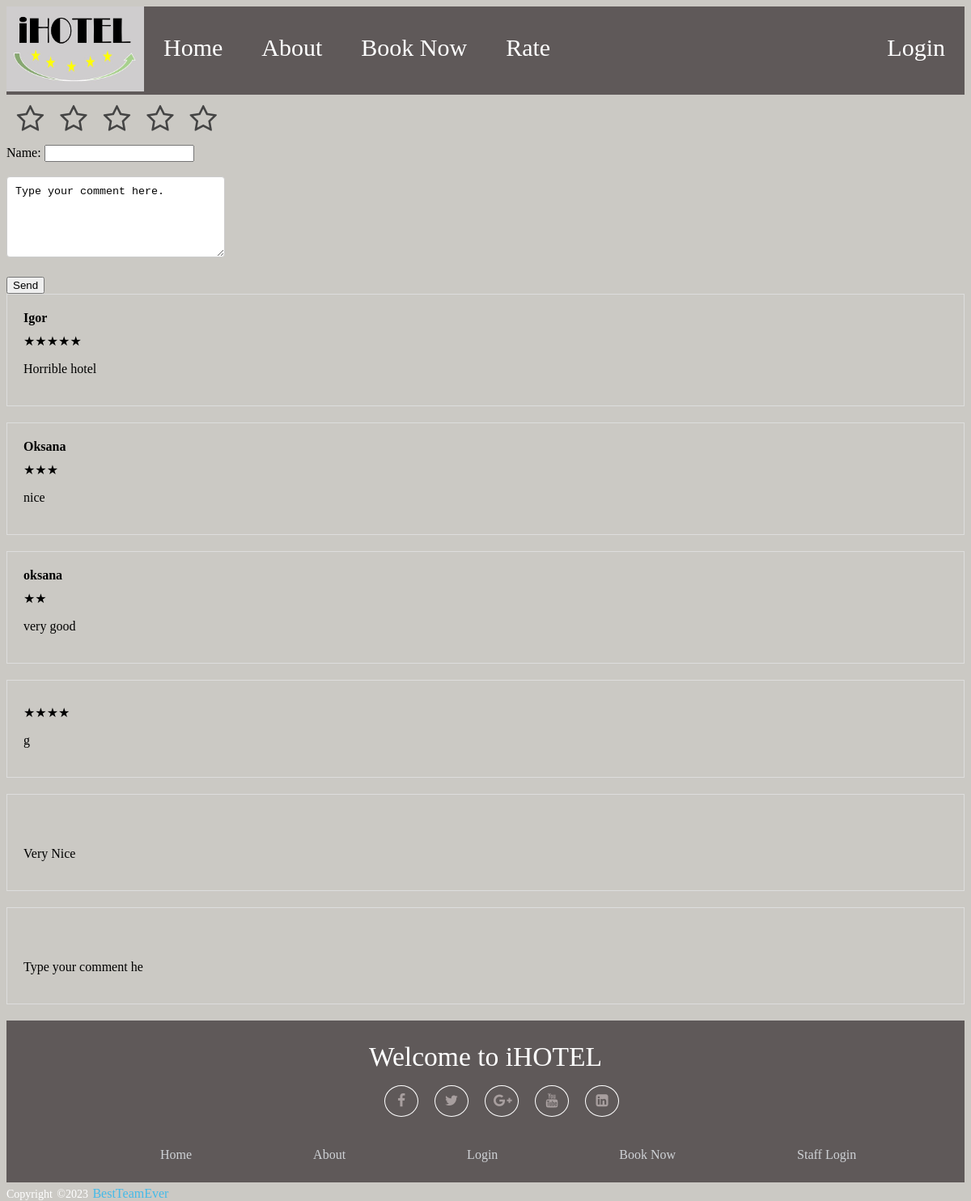
/ratePage.php, run on the app's committed database.
### tables this page shows
CREATE TABLE `review` (
  `reviewID` int(11) NOT NULL,
  `DateAdded` datetime NOT NULL DEFAULT current_timestamp(),
  `ReviewDescription` varchar(500) NOT NULL,
  `Rating` int(11) DEFAULT 0,
  `name` varchar(255) DEFAULT NULL
);

### ratePage.php (the view, shortened to what this page needs)
<?php
    include('header.php')
?>
<form action="ratePage.php" method="POST">
  <div class="stars">
    <label class="star star-5" for="star-5"></label>
    <label class="star star-4" for="star-4"></label>
    <label class="star star-3" for="star-3"></label>
    <label class="star star-2" for="star-2"></label>
    <label class="star star-1" for="star-1"></label></br>
    </br><label for="name">Name:</label>
    <input type="text" id="name" name="name"></br>
    </br><textarea class="comment" name="comment">Type your comment here.</textarea>
    <br>
    <input type="submit" name="submitReview" id="submitReview" value="Send">
  </div>
</form>
<?php
$sql = "SELECT Name, ReviewDescription, Rating FROM review ORDER BY DateAdded DESC";
$result = mysqli_query($conn, $sql);
while ($row = mysqli_fetch_assoc($result)) {
  echo '<div class="comment">';
  echo '<div class="name">' . (isset($row['Name']) ? $row['Name'] : '') . '</div>';
  echo '<div class="stars">';
  for($i = 1; $i <= $row['Rating']; $i++) {
      echo '<span class="star">&#9733;</span>';
  }
  echo '</div>';
  echo '<p>' . $row['ReviewDescription'] . '</p>';
  echo '</div>';
}
    include("footer.php");
?>

### style.css (style rules this page uses)
body { background-color: #cbc9c4; }
* { box-sizing: border-box }
div.stars { width: 270px; display: inline-block; }
label.star { float: right; padding: 10px; font-size: 36px; color: #444; transition: all .2s; }
label.star:before { content: '\f006'; font-family: FontAwesome; }
.comment { border: 1px solid #ddd; padding: 20px; margin-bottom: 20px; }
.name { font-weight: bold; margin-bottom: 10px; }
textarea.comment { width: 100%; height: 100px; padding: 10px; border: 1px solid #ccc; border-radius: 4px; box-sizing: border-box; margin-bottom: 20px; }

### data on the page
review: name "Igor", Rating 5 (drawn), ReviewDescription "Horrible hotel"
review: name "Oksana", Rating 3 (drawn), ReviewDescription "nice"
review: name "oksana", Rating 2 (drawn), ReviewDescription "very good"
review: Rating 4 (drawn), ReviewDescription "g"
review: ReviewDescription "Very Nice"
review: ReviewDescription "Type your comment he"
